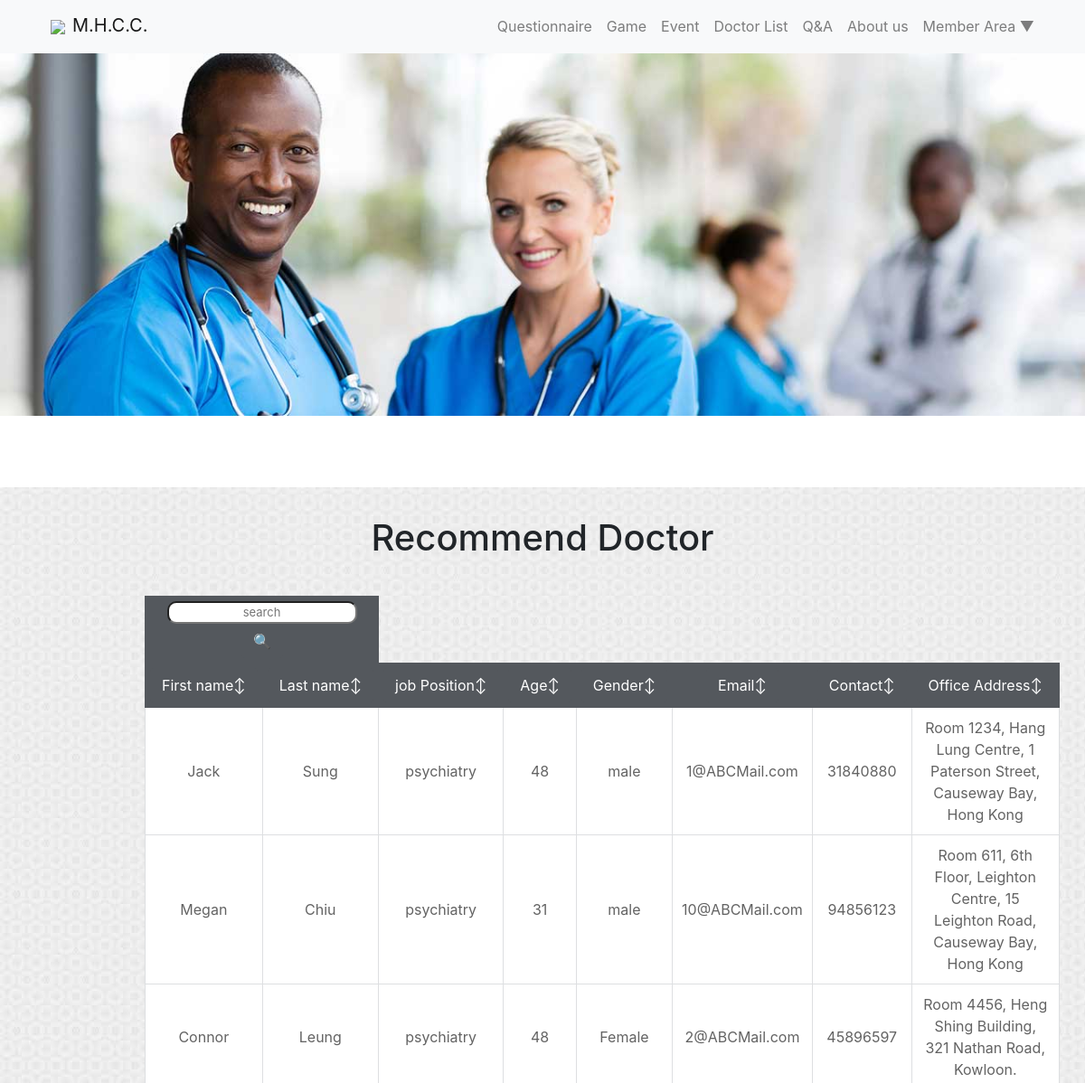
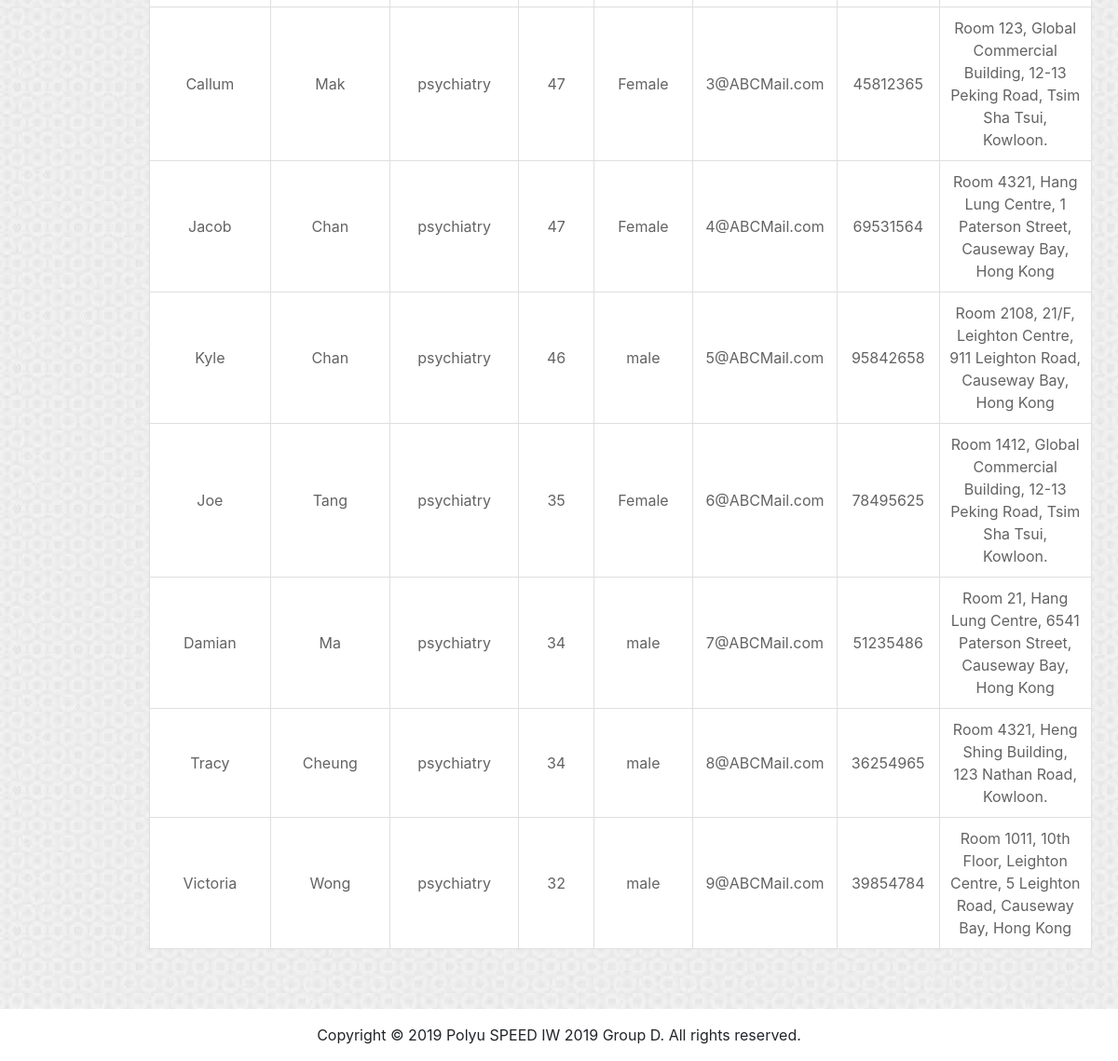
The page /Doctor_list.php on the database its author committed (2 pictures, top to bottom).
### tables this page shows
CREATE TABLE Doctor( 

username varChar(20) PRIMARY KEY NOT NULL,  

fname varchar(20) NOT NULL,  

lname VarChar(20) NOT NULL,  

job_position VarChar(20) NOT NULL,  

DateOfbrith date NOT NULL,  

gender VarChar(20) NOT NULL,  

email VarChar(100) NOT NULL,  

contactno VarChar(8) NOT NULL,  

officeaddress VarChar(400) NOT NULL 

);

### Doctor_list.php (the view, shortened to what this page needs)
<!DOCTYPE html>
<html>
<link rel="stylesheet" type="text/css" href="css/bootstrap.css">
<link rel="stylesheet" type="text/css" href="css/style.css">
<link rel="stylesheet" type="text/css" href="css/QandA.css">
<link rel="stylesheet" type="text/css" href="css/Doctor_list.css">
<head>
</head>
<body>
    <?php
	include 'NavgationBar.php';
	?>
    <section class="doctor_banner">
    </section>
    <section class="content_bg text-center">
      <h1>Recommend Doctor</h1>
        <section>
<?php
function datatable($stmt)
{
    $cols = array(
        "db" => array(
            "fname",
            "lname",
            "job_position",
            "DateOfbrith",
            "gender",
            "email",
            "contactno",
            "officeaddress"
        ),
        "column" => array(
            "First name",
            "Last name",
            "job Position",
            "Age",
            "Gender",
            "Email",
            "Contact",
            "Office Address"
        )
    );
    echo '<form method="POST"><table border="0">
    <tr><th colspan="2"><input type="text" name="search" placeholder="search" ><input class="btn gray" type="submit" value="&#x1F50D;"></th></tr>
    <tr>';
    foreach ($cols['column'] as $key => $col) {
        $case=$key;
        echo '<th>';
        echo' <button class="btn gray text-white" type="submit" class="sort_button" name="Sortbutton" value="'.$case.'">'. $col .'↕</button></th>';
    }
    echo '</tr>';
    while ($row = $stmt->fetch(PDO::FETCH_ASSOC)) {
        echo '<tr> ';
        foreach ($cols['db'] as $col) {
            if ($col == "DateOfbrith") {
                echo '<td> ';
        echo intval((strtotime('today')-strtotime($row[$col]))/31556926)."</td>";
            }  else {
                echo '<td> ' . $row[$col] . '</td> ';
            }
        }
        echo ' </tr>';
    }
    echo "</table></form>";
}
$pdo  = new PDO('mysql:host=localhost;dbname=spd4517', 'root', 'hkcc1234');
$sql  = "SELECT * FROM Doctor ";
$stmt = $pdo->query($sql);
datatable($stmt);
?>
        </section>
    </section>
    <footer class="nav-down py-3">
        Copyright © 2019 Polyu SPEED IW 2019 Group D. All rights reserved.
    </footer>
</body>
</html>

### NavgationBar.php (shortened to what this page needs)
<?php
	$type=0;
		function outLogoutB($type){
			echo '<li class="nav-item">
					<div class="dropdown">
						<button class="dropbtn nav-link">Member Area ▼</button>
						<div class="dropdown-content">';
			echo'		</div>
					</div>
				</li>';
		}
	echo '<nav class="navbar navbar-expand-lg navbar-light bg-light px-5">
        <a class="navbar-brand" href="index.php">
            <img src="images/Logo.jpg" height="50" class="p-2" />M.H.C.C.</a>
        <button class="navbar-toggler" type="button" data-toggle="collapse" data-target="#navbarSupportedContent"
            aria-controls="navbarSupportedContent" aria-expanded="false" aria-label="Toggle navigation">
            <span class="navbar-toggler-icon"></span>
        </button>
        <div class="collapse navbar-collapse right" id="navbarSupportedContent">
            <ul class="navbar-nav ml-auto">';
		switch ($type){
		default:
				echo '	<li class="nav-item ">
							<a class="nav-link" href="Questionnaire.php	">Questionnaire </a>
						</li>
						<li class="nav-item">
							<a class="nav-link" href="game.php">Game</a>
						</li>
						<li class="nav-item">
							<a class="nav-link" href="event.php">Event</a>
						</li>
						<li class="nav-item">
							<a class="nav-link" href="Doctor_list.php">Doctor List</a>
						</li>
						<li class="nav-item">
							<a class="nav-link" href="QandA.php">Q&A</a>
						</li>
						<li class="nav-item">
							<a class="nav-link" href="AboutUs.php">About us</a>
						</li>';
						outLogoutB(0);
				break;
		}
    echo '</ul></div></nav>';
?>
<html>
<head>
</head>
</html>

### css/style.css (style rules this page uses)
.content_bg { background-image: url('../images/bgimage.jpg'); background-repeat: repeat; background-size: unset !important; background-position: unset !important; }
.doctor_banner { background: url(../images/Doctor/Doctor_banner.jpg); background-repeat: no-repeat; background-size: 100% auto; height: 60vh; }
.nav-down { text-align: center; }
input, textarea, select { border-radius: 10px; }

### css/QandA.css (style rules this page uses)
body { box-sizing: border-box; }
section { padding-top: 2em; padding-bottom: 2em; padding-right: 5em; padding-left: 5em; }

### css/Doctor_list.css (style rules this page uses)
table { border-collapse: collapse; }
th { background-color: #54585d; border: 1px solid #54585d; padding: 5px; color: #ffffff; font-weight: bold; font-size: 13px; }
td { padding: 10px; color: #636363; border: 1px solid #dddfe1; }
tr { background-color: #ffffff; }
.gray { background-color:#54585d; vertical-align:unset; }

### NavgationBar.php (style rules this page uses)
.dropbtn { background-color: #f8f9fa; color: white; font-size: 16px; border: none; }
.dropdown { position: relative; display: inline-block; }

### rows shown on the page
doctor: fname "Jack", lname "Sung", job_position "psychiatry", gender "male", email "1@ABCMail.com", contactno "31840880", officeaddress "Room 1234, Hang Lung Centre, 1 Paterson Street, Causeway Bay, Hong Kong"
doctor: fname "Megan", lname "Chiu", job_position "psychiatry", gender "male", email "10@ABCMail.com", contactno "94856123", officeaddress "Room 611, 6th Floor, Leighton Centre, 15 Leighton Road, Causeway Bay, Hong Kong"
doctor: fname "Connor", lname "Leung", job_position "psychiatry", gender "Female", email "2@ABCMail.com", contactno "45896597", officeaddress "Room 4456, Heng Shing Building, 321 Nathan Road, Kowloon."
doctor: fname "Callum", lname "Mak", job_position "psychiatry", gender "Female", email "3@ABCMail.com", contactno "45812365", officeaddress "Room 123, Global Commercial Building, 12-13 Peking Road, Tsim Sha Tsui, Kowloon."
doctor: fname "Jacob", lname "Chan", job_position "psychiatry", gender "Female", email "4@ABCMail.com", contactno "69531564", officeaddress "Room 4321, Hang Lung Centre, 1 Paterson Street, Causeway Bay, Hong Kong"
doctor: fname "Kyle", lname "Chan", job_position "psychiatry", gender "male", email "5@ABCMail.com", contactno "95842658", officeaddress "Room 2108, 21/F, Leighton Centre, 911 Leighton Road, Causeway Bay, Hong Kong"
doctor: fname "Joe", lname "Tang", job_position "psychiatry", gender "Female", email "6@ABCMail.com", contactno "78495625", officeaddress "Room 1412, Global Commercial Building, 12-13 Peking Road, Tsim Sha Tsui, Kowloon."
doctor: fname "Damian", lname "Ma", job_position "psychiatry", gender "male", email "7@ABCMail.com", contactno "51235486", officeaddress "Room 21, Hang Lung Centre, 6541 Paterson Street, Causeway Bay, Hong Kong"
doctor: fname "Tracy", lname "Cheung", job_position "psychiatry", gender "male", email "8@ABCMail.com", contactno "36254965", officeaddress "Room 4321, Heng Shing Building, 123 Nathan Road, Kowloon."
doctor: fname "Victoria", lname "Wong", job_position "psychiatry", gender "male", email "9@ABCMail.com", contactno "39854784", officeaddress "Room 1011, 10th Floor, Leighton Centre, 5 Leighton Road, Causeway Bay, Hong Kong"

### other values the page prints
$col "First name"
$col "Last name"
$col "job Position"
$col "Age"
$col "Gender"
$col "Email"
$col "Contact"
$col "Office Address"
